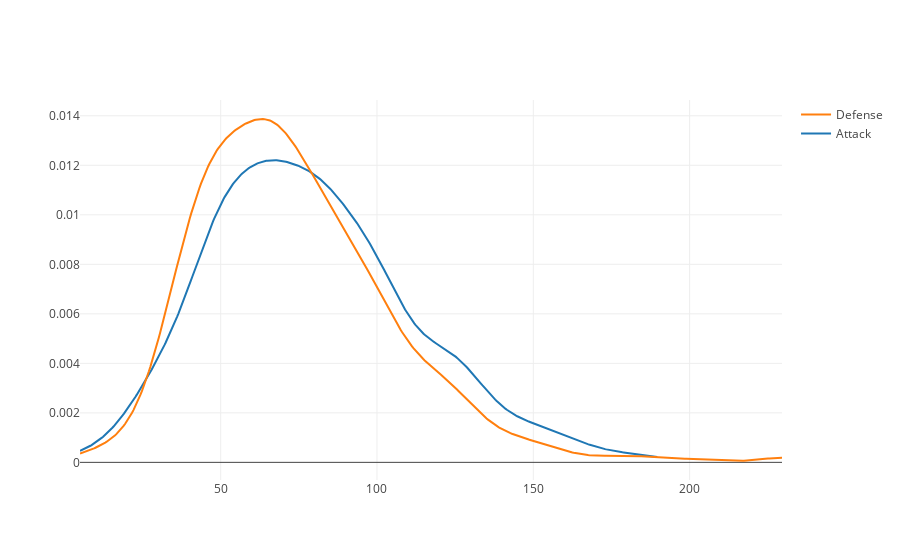

Notebook cell for this chart:
### Code cell
hist_data = [data['Attack'],data['Defense']]
group_labels = ['Attack','Defense']

fig = ff.create_distplot(hist_data, group_labels, bin_size=5, show_hist=False, show_rug=False)
iplot(fig, filename='Distplot of attack and defense')

### Figure 1 — Plotly figure (JSON) as saved in the notebook; plotly's stock layout.template omitted (floating-point values rounded to 4 significant figures; data arrays with more than 128 entries replaced by an {"elided": "..."} marker saying what was removed)
{"data": [{"legendgroup": "Attack", "marker": {"color": "rgb(31, 119, 180)"}, "mode": "lines", "name": "Attack", "showlegend": true, "type": "scatter", "uid": "5f0904f7-9ca1-4d4a-8ed1-4da612d8a8a1", "x": {"elided": "500 float values"}, "xaxis": "x", "y": {"elided": "500 float values"}, "yaxis": "y"}, {"legendgroup": "Defense", "marker": {"color": "rgb(255, 127, 14)"}, "mode": "lines", "name": "Defense", "showlegend": true, "type": "scatter", "uid": "de583439-4943-45f6-b7af-2d3b6186976e", "x": {"elided": "500 float values"}, "xaxis": "x", "y": {"elided": "500 float values"}, "yaxis": "y"}], "layout": {"barmode": "overlay", "hovermode": "closest", "legend": {"traceorder": "reversed"}, "xaxis": {"anchor": "y2", "domain": [0, 1], "zeroline": false}, "yaxis": {"anchor": "free", "domain": [0, 1], "position": 0}}}
